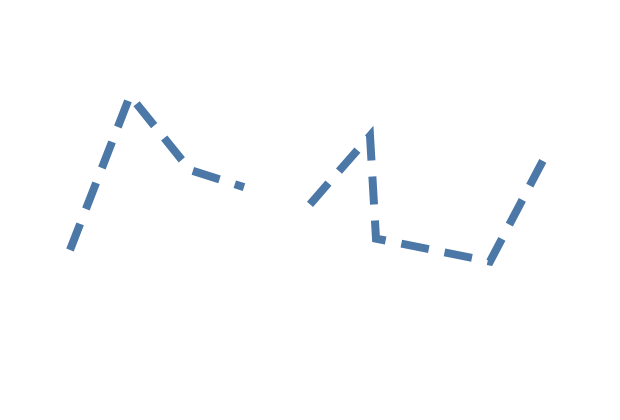

The Vega-Lite source for this figure:
### Vega specification from a JSON file in a GitHub repository (floating-point values rounded to 4 significant figures)
{"$schema": "https://vega.github.io/schema/vega/v5.json", "background": "white", "padding": 5, "width": 300, "height": 200, "style": "cell", "config": {"style": {"cell": {"stroke": "transparent"}}}, "data": [{"name": "source_0", "values": [{"u": 1, "v": 28, "defined": true}, {"u": 2, "v": 55, "defined": true}, {"u": 3, "v": 42, "defined": true}, {"u": 3.9, "v": 39, "defined": true}, {"u": 4, "v": 34, "defined": false}, {"u": 5, "v": 36, "defined": true}, {"u": 6, "v": 48, "defined": true}, {"u": 6.1, "v": 30, "defined": true}, {"u": 8, "v": 26, "defined": true}, {"u": 9, "v": 46, "defined": true}]}, {"name": "data_0", "source": "source_0", "transform": [{"type": "formula", "expr": "toNumber(datum[\"u\"])", "as": "u"}]}], "marks": [{"name": "marks", "type": "line", "sort": {"field": "datum[\"u\"]"}, "from": {"data": "data_0"}, "encode": {"update": {"strokeCap": {"value": "butt"}, "strokeJoin": {"value": "miter"}, "strokeWidth": {"value": 4}, "strokeDash": {"value": [14, 8]}, "stroke": {"value": "#4c78a8"}, "x": {"scale": "x", "field": "u"}, "y": {"scale": "y", "field": "v"}, "defined": {"field": "defined"}}}}], "scales": [{"name": "x", "type": "linear", "domain": [1, 10], "range": [0, {"signal": "width"}], "nice": true}, {"name": "y", "type": "linear", "domain": [20, 70], "range": [{"signal": "height"}, 0], "nice": true}]}
